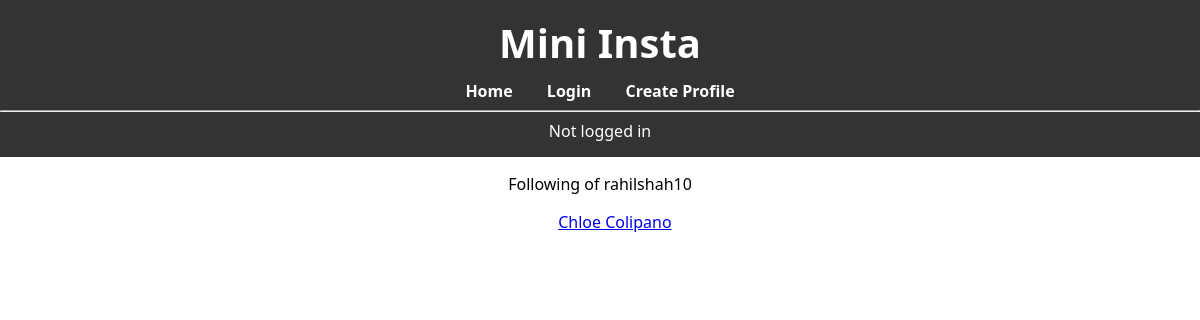
The page /mini_insta/profile/1/following on the database as committed earlier.
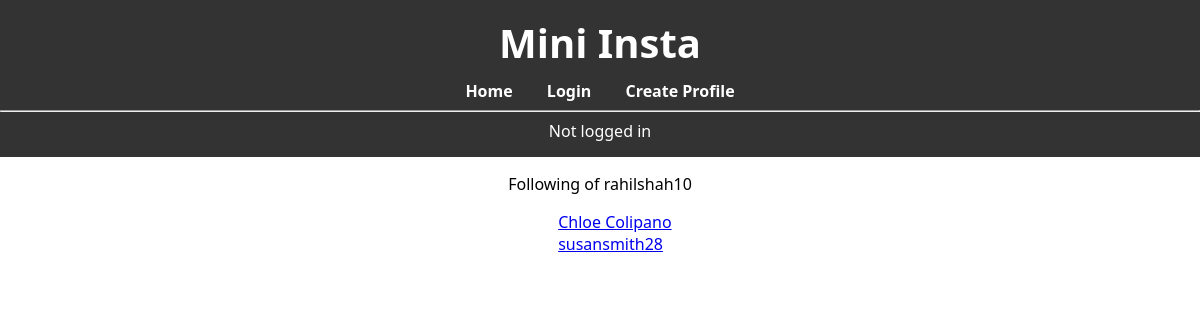
The same page on the database as committed later.
### mini_insta/models.py (models this page shows, shortened)
class Profile(models.Model):
    username = models.CharField(blank=True)
    display_name = models.CharField(blank=True)
    profile_image_url = models.URLField(null=True)
    bio_text = models.TextField(blank=True)
    join_date = models.DateField(auto_now=True)
    user = models.ForeignKey(User, on_delete=models.CASCADE)
    def get_following(self):
        following = Follow.objects.filter(follower_profile=self)
        return [follow.profile for follow in following]

### mini_insta/views.py (the view)
# urls.py: path('profile/<int:pk>/following', ShowFollowingView.as_view(), name='show_following'),
class ShowFollowingView(DetailView):
    model = Profile
    template_name = "mini_insta/show_following.html"
    context_object_name = "profile"

### mini_insta/templates/mini_insta/show_following.html
{% extends "mini_insta/base.html" %}
{% load static %}
{% block content %}
<div>
    <p>Following of {{ profile.username }}</p>
    <ul>
        {% for profile in profile.get_following %}
            <li>
                <a href="{% url 'show_profile' profile.pk %}">{{ profile.username }}</a>
            </li>
        {% empty %}
            <li>No followers found.</li>
        {% endfor %}
    </ul>
</div>
{% endblock %}

Rows that differ between the two databases and show on the page:
now on this page (row edited): Profile: username "susansmith28"
